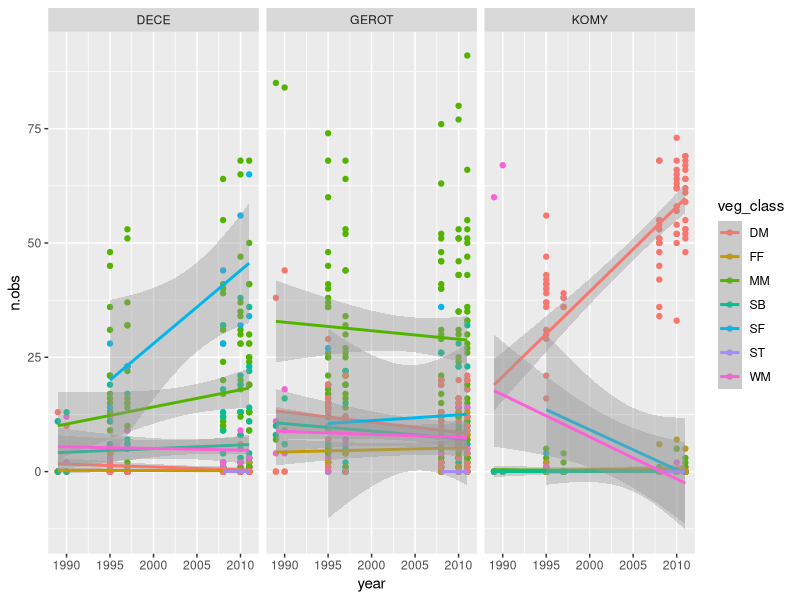
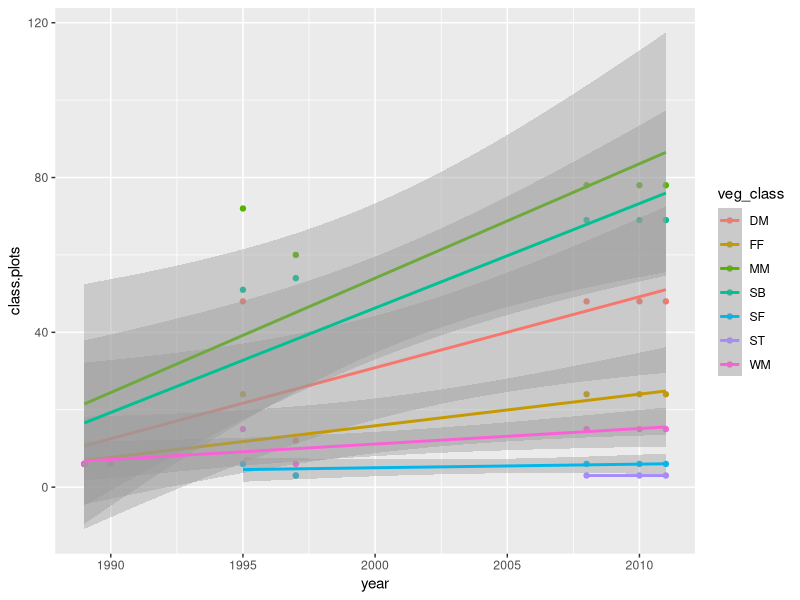

Generate these figures, in order, with R:
library(tidyr)
library(dplyr)
library(ggplot2)

veg<-read.csv('01_process_data/output/veg_all_predictors.csv')
head(veg)

##are there trends within veg types

veg%>%
  drop_na(veg_class)%>%
  ggplot( aes(x = year, y = n.obs, color = veg_class))+
  geom_point(aes(x =year, y = n.obs, color = veg_class))+
  geom_smooth(method = 'lm')+
    facet_wrap(vars(species))
##Komy looks like it is increasing in Dry meadow
komy.dm<-veg%>%
  filter(species %in% 'KOMY')%>%
  filter(veg_class %in% 'DM')
 summary(lm(data = komy.dm, n.obs~year))
 
 ##dece is increasing in mm -p.value = 0.09
dece.mm<-veg%>%
   filter(species %in% 'DECE')%>%
   filter(veg_class %in% 'MM')
 summary(lm(data = dece.mm, n.obs~year))

 
 #are the porpotion of veg classes changing over time
 veg%>%
   drop_na(veg_class)%>%
   group_by(veg_class, year)%>%
   summarise(class.plots = n())%>%
   ggplot(aes(x= year, y = class.plots, color = veg_class))+
   geom_point(aes(x= year, y = class.plots))+
   geom_smooth(method = 'lm')
 